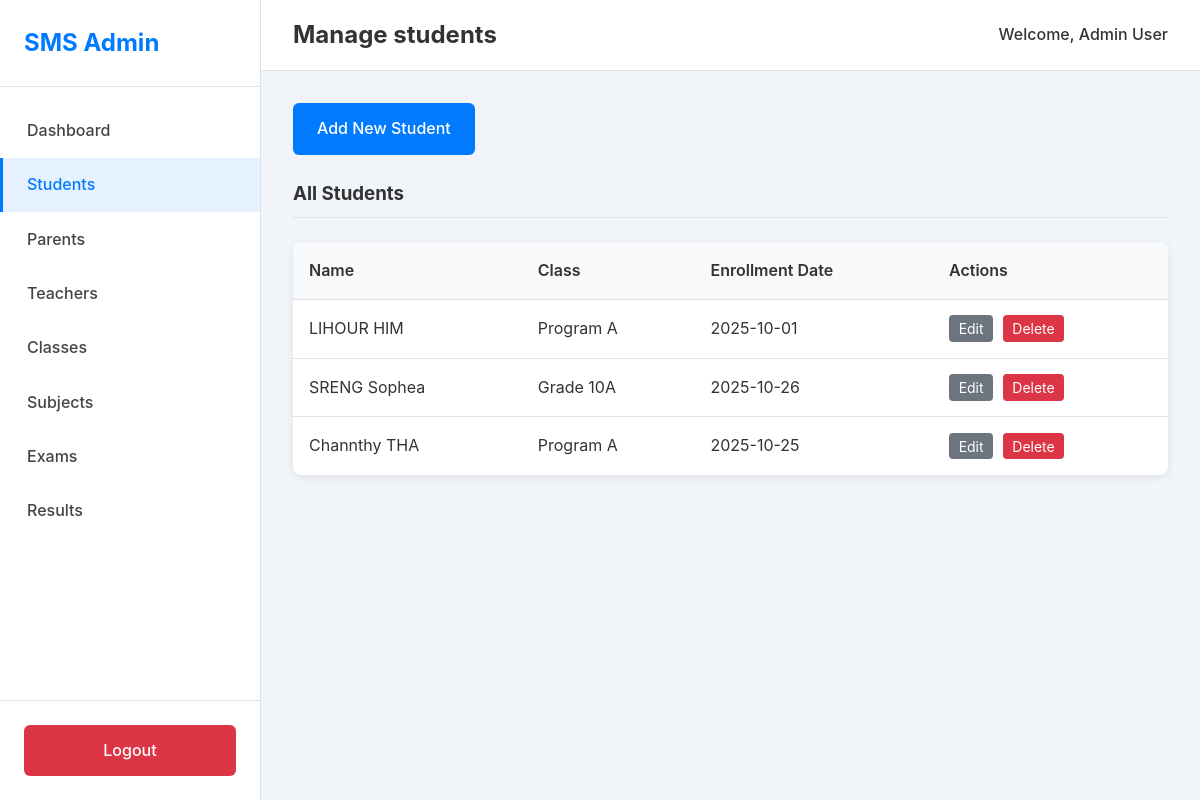
Page /index.php?page=manage_students (signed in) on the committed database.
### tables this page shows
CREATE TABLE `students` (
  `student_id` int(11) NOT NULL,
  `first_name` varchar(100) NOT NULL,
  `last_name` varchar(100) NOT NULL,
  `date_of_birth` date NOT NULL,
  `enrollment_date` date NOT NULL,
  `address` text DEFAULT NULL,
  `class_id` int(11) DEFAULT NULL
);

CREATE TABLE `classes` (
  `class_id` int(11) NOT NULL,
  `class_name` varchar(50) NOT NULL,
  `academic_year` varchar(10) NOT NULL,
  `class_teacher_id` int(11) DEFAULT NULL
);

### src/pages/manage_students.php (the view, shortened to what this page needs)
<?php
$action = $_GET['action'] ?? 'list';
if ($action == 'list') {
    $stmt = $pdo->query("SELECT s.*, c.class_name FROM Students s LEFT JOIN Classes c ON s.class_id = c.class_id ORDER BY s.last_name, s.first_name");
    $students = $stmt->fetchAll();
}
$class_stmt = $pdo->query("SELECT * FROM Classes ORDER BY class_name");
$classes = $class_stmt->fetchAll();
?>
<div class="content-body">
    <?php if ($action == 'add'): ?>
        <h3>Add New Student</h3>
        <form method="POST" action="index.php?page=manage_students&action=add" class="data-form">
            <div class="form-group">
                <label for="first_name">First Name</label>
                <input type="text" name="first_name" required>
            </div>
            <div class="form-group">
                <label for="last_name">Last Name</label>
                <input type="text" name="last_name" required>
            </div>
            <div class="form-group">
                <label for="date_of_birth">Date of Birth</label>
                <input type="date" name="date_of_birth" required>
            </div>
            <div class="form-group">
                <label for="enrollment_date">Enrollment Date</label>
                <input type="date" name="enrollment_date" required>
            </div>
            <div class="form-group">
                <label for="class_id">Class</label>
                <select name="class_id" required>
                    <option value="">Select a Class</option>
                    <?php foreach ($classes as $class): ?>
                        <option value="<?php echo $class['class_id']; ?>">
                            <?php echo htmlspecialchars($class['class_name']); ?>
                        </option>
                    <?php endforeach; ?>
                </select>
            </div>
            <div class="form-group">
                <label for="address">Address</label>
                <textarea name="address"></textarea>
            </div>
            <div class="form-actions">
                <button type="submit" class="btn">Save Student</button>
                <a href="index.php?page=manage_students" class="btn btn-secondary">Cancel</a>
            </div>
        </form>
    <?php else: ?>
        <div class="page-actions">
            <a href="index.php?page=manage_students&action=add" class="btn">Add New Student</a>
        </div>
        <h3>All Students</h3>
        <table class="data-table">
            <thead>
                <tr>
                    <th>Name</th>
                    <th>Class</th>
                    <th>Enrollment Date</th>
                    <th>Actions</th>
                </tr>
            </thead>
            <tbody>
                <?php foreach ($students as $student): ?>
                <tr>
                    <td><?php echo htmlspecialchars($student['first_name'] . ' ' . $student['last_name']); ?></td>
                    <td><?php echo htmlspecialchars($student['class_name'] ?? 'N/A'); ?></td>
                    <td><?php echo htmlspecialchars($student['enrollment_date']); ?></td>
                    <td>
                        <a href="#" class="btn-sm">Edit</a>
                        <a href="#" class="btn-sm btn-danger">Delete</a>
                    </td>
                </tr>
                <?php endforeach; ?>
            </tbody>
        </table>
    <?php endif; ?>
</div>

### public/index.php (shortened to what this page needs)
<?php
$page = $_GET['page'] ?? 'login';
$allowed_pages = [
    'login',
    'logout',
    'dashboard',
    'manage_students',
    'manage_teachers',
    'manage_parents',
    'manage_classes',
    'manage_subjects',
    'manage_exams',
    'manage_results',
    'manage_noticeboard',
    'manage_notifications',
    'manage_promotions'
];
if (in_array($page, $allowed_pages)) {
    require '../src/templates/header.php';
    require '../src/pages/' . $page . '.php';
    require '../src/templates/footer.php';
} else {
    http_response_code(404);
    require '../src/templates/header.php';
    echo "<div class='content-body'><h3>404 - Page Not Found</h3><p>The page you requested could not be found.</p></div>";
    require '../src/templates/footer.php';
}
?>

### src/templates/header.php (shortened to what this page needs)
<?php
$current_page = $page ?? '';
?>
<!DOCTYPE html>
<html lang="en">
<head>
    <link rel="stylesheet" href="css/style.css">
</head>
<body>
    <div class="app-container">
        <nav class="sidebar">
            <h3>SMS Admin</h3>
            <ul class="sidebar-nav">
                <li class="<?php echo ($current_page == 'dashboard') ? 'active' : ''; ?>">
                    <a href="index.php?page=dashboard">Dashboard</a>
                </li>
                <li class="<?php echo ($current_page == 'manage_students') ? 'active' : ''; ?>">
                    <a href="index.php?page=manage_students">Students</a>
                </li>
                <li class="<?php echo ($current_page == 'manage_parents') ? 'active' : ''; ?>">
                    <a href="index.php?page=manage_parents">Parents</a>
                </li>
                <li class="<?php echo ($current_page == 'manage_teachers') ? 'active' : ''; ?>">
                    <a href="index.php?page=manage_teachers">Teachers</a>
                </li>
                <li class="<?php echo ($current_page == 'manage_classes') ? 'active' : ''; ?>">
                    <a href="index.php?page=manage_classes">Classes</a>
                </li>
                <li class="<?php echo ($current_page == 'manage_subjects') ? 'active' : ''; ?>">
                    <a href="index.php?page=manage_subjects">Subjects</a>
                </li>
                <li class="<?php echo ($current_page == 'manage_exams') ? 'active' : ''; ?>">
                    <a href="index.php?page=manage_exams">Exams</a>
                </li>
                <li class="<?php echo ($current_page == 'manage_results') ? 'active' : ''; ?>">
                    <a href="index.php?page=manage_results">Results</a>
                </li>
            </ul>
            <div class="sidebar-footer">
                <a href="index.php?page=logout" class="btn btn-danger">Logout</a>
            </div>
        </nav>
        <main class="main-content">
            <header class="main-header">
                <h2><?php echo htmlspecialchars(ucfirst(str_replace('_', ' ', $current_page))); ?></h2>
                <div class="user-info">
                    Welcome, <?php echo htmlspecialchars($_SESSION['teacher_name']); ?>
                </div>
            </header>

### src/templates/footer.php (shortened to what this page needs)
        </main>
    </div>
</body>
</html>

### public/css/style.css (style rules this page uses)
:root { --primary-color: #007bff; --secondary-color: #6c757d; --danger-color: #dc3545; --light-color: #f8f9fa; --dark-color: #343a40; --bg-color: #f1f5f9; --sidebar-bg: #ffffff; --text-color: #333; --border-color: #dee2e6; --shadow: 0 2px 8px rgba(0,0,0,0.08); }
body { font-family: -apple-system, BlinkMacSystemFont, "Segoe UI", Roboto, "Helvetica Neue", Arial, sans-serif; margin: 0; background-color: var(--bg-color); color: var(--text-color); font-size: 16px; line-height: 1.6; }
.app-container { display: flex; min-height: 100vh; }
.sidebar { width: 260px; background: var(--sidebar-bg); border-right: 1px solid var(--border-color); display: flex; flex-direction: column; flex-shrink: 0; }
.sidebar h3 { padding: 1.5rem; margin: 0; font-size: 1.5rem; color: var(--primary-color); border-bottom: 1px solid var(--border-color); }
.sidebar-nav { list-style: none; padding: 1rem 0; margin: 0; flex-grow: 1; }
.sidebar-nav li a { display: block; padding: 0.9rem 1.5rem; text-decoration: none; color: #444; font-weight: 500; border-left: 3px solid transparent; }
.sidebar-nav li.active a { color: var(--primary-color); border-left-color: var(--primary-color); background: #e6f2ff; }
.sidebar-footer { padding: 1.5rem; border-top: 1px solid var(--border-color); }
.main-content { flex-grow: 1; display: flex; flex-direction: column; }
.main-header { background: #fff; padding: 1rem 2rem; border-bottom: 1px solid var(--border-color); display: flex; justify-content: space-between; align-items: center; flex-shrink: 0; }
.main-header h2 { margin: 0; }
.user-info { font-weight: 500; }
.content-body { padding: 2rem; flex-grow: 1; }
.content-body h3 { margin-top: 0; margin-bottom: 1.5rem; border-bottom: 1px solid var(--border-color); padding-bottom: 0.5rem; }
.btn, button.btn { display: inline-block; padding: 0.8rem 1.5rem; background: var(--primary-color); color: #fff; border: none; border-radius: 6px; text-decoration: none; font-size: 1rem; font-weight: 500; cursor: pointer; text-align: center; width: 100%; box-sizing: border-box; }
.btn.btn-danger { background: var(--danger-color); }
.btn-sm { padding: 0.3rem 0.6rem; font-size: 0.875rem; border-radius: 4px; text-decoration: none; background: var(--secondary-color); color: #fff; margin-right: 5px; }
.btn-sm.btn-danger { background: var(--danger-color); }
.page-actions { margin-bottom: 1.5rem; }
.page-actions .btn { width: auto; }
.data-table { width: 100%; border-collapse: collapse; background: #fff; box-shadow: var(--shadow); border-radius: 8px; overflow: hidden; }
.data-table th, .data-table td { padding: 1rem; border-bottom: 1px solid var(--border-color); text-align: left; }
.data-table th { background: var(--light-color); font-weight: 600; }
.data-table tr:last-child td { border-bottom: none; }

### rows in the picture
students: first_name+last_name "LIHOUR HIM", class.class_name "Program A", enrollment_date "2025-10-01"
students: first_name+last_name "SRENG Sophea", class.class_name "Grade 10A", enrollment_date "2025-10-26"
students: first_name+last_name "Channthy THA", class.class_name "Program A", enrollment_date "2025-10-25"

### other values in the picture
str_replace('_', ' ', $current_page) "Manage students"
$_SESSION['teacher_name'] "Admin User"
